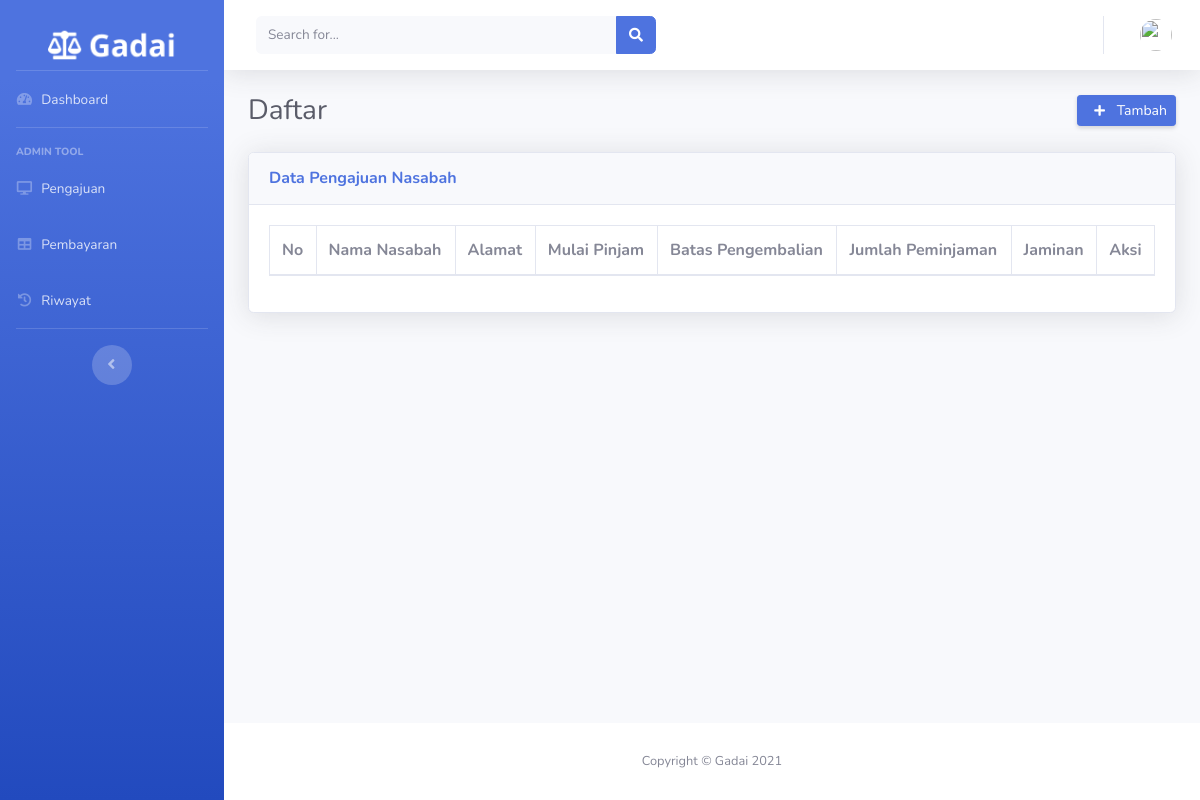
The page /index.php/pengajuangadai on the database as committed earlier.
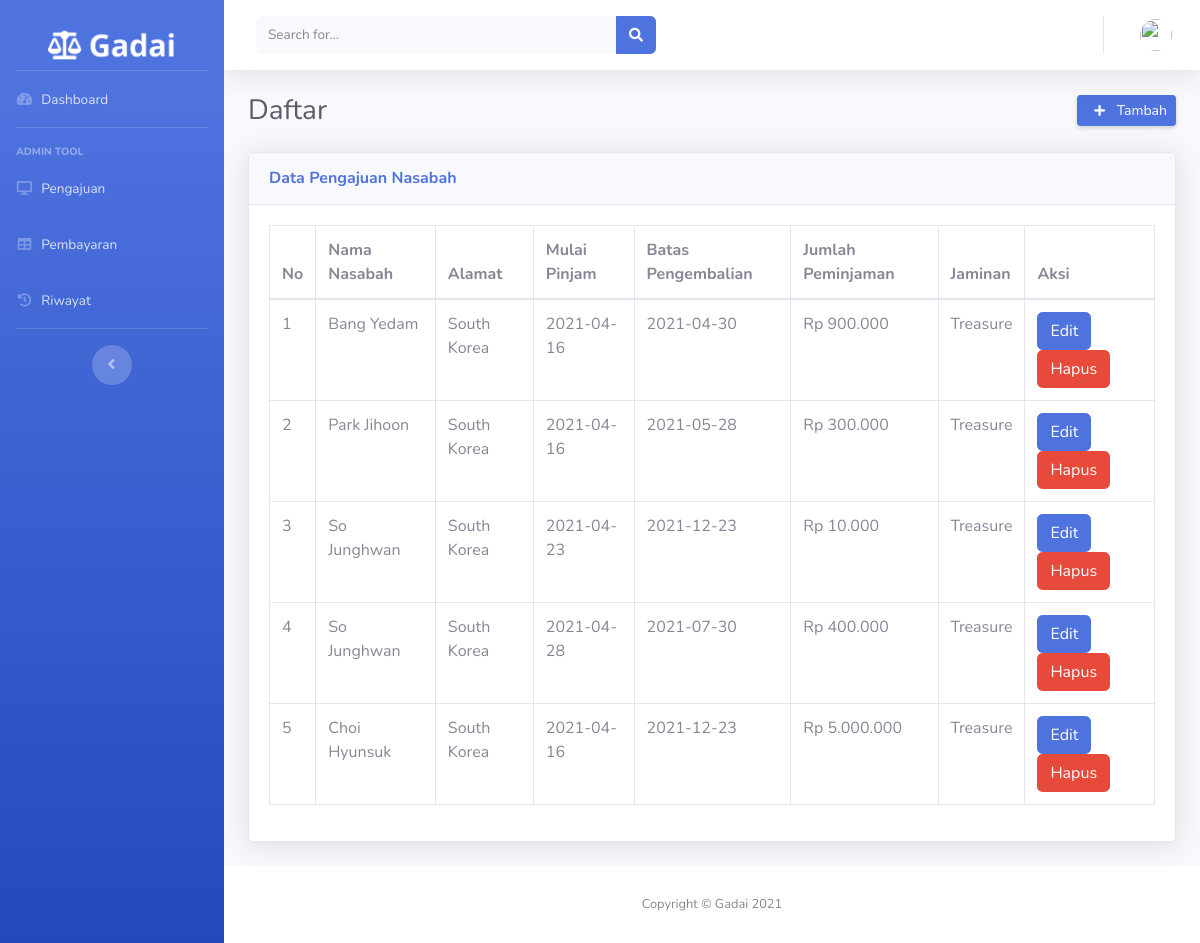
The same page on the database as committed later.
### tables this page shows
CREATE TABLE `pengajuan_gadai` (
  `id` int(11) NOT NULL,
  `nama_nasabah` varchar(128) NOT NULL,
  `alamat` varchar(128) NOT NULL,
  `tanggal_pinjam` date NOT NULL,
  `batas_pengembalian` date NOT NULL,
  `jumlah_peminjaman` int(11) NOT NULL,
  `nama_jaminan` varchar(128) NOT NULL,
  `bukti_jaminan` varchar(128) NOT NULL,
  `status` int(2) NOT NULL
);

### application/controllers/PengajuanGadai.php (called while the page is built, shortened)
<?php
class PengajuanGadai extends CI_Controller
{
    public function __construct()
    {
        $this->load->model(array('Pengajuan_model'));
    }
    public function index()
    {
        $this->load->library('pagination');
        $config['base_url']='http://localhost/WebsiteGadai/PengajuanGadai/';
        $config['total_rows'] = $this->Pengajuan_model->countAllData();
        $config['per_page']= 5;
        $data['start'] = $this->uri->segment(2);
        $data['pengajuan'] = $this->Pengajuan_model->getDataPengajuan($config['per_page'], $data['start']);
        $data['title'] = 'Gadai-Pengajuan';
        $data['user'] = $this->db->get_where('user_admin', ['email' => $this->session->userdata('email')])->row_array();
        $this->load->view('templates/header', $data);
        $this->load->view('templates/sidebar', $data);
        $this->load->view('templates/topbar', $data);
        $this->load->view('admin/pengajuan', $data);
        $this->load->view('templates/footer');
    }
}

### index.php (called while the page is built, shortened)
<?php
require_once BASEPATH.'core/CodeIgniter.php';

### application/config/config.php (called while the page is built, shortened)
<?php
$config['base_url'] = 'http://localhost/WebsiteGadai/';
$config['index_page'] = '';
$config['uri_protocol']    = 'REQUEST_URI';
$config['url_suffix'] = '';
$config['language']    = 'english';
$config['charset'] = 'UTF-8';
$config['enable_hooks'] = FALSE;
$config['subclass_prefix'] = 'MY_';
$config['composer_autoload'] = FALSE;
$config['permitted_uri_chars'] = 'a-z 0-9~%.:_\-';
$config['enable_query_strings'] = FALSE;
$config['controller_trigger'] = 'c';
$config['function_trigger'] = 'm';
$config['directory_trigger'] = 'd';
$config['allow_get_array'] = TRUE;
$config['log_threshold'] = 0;
$config['log_path'] = '';
$config['log_file_extension'] = '';
$config['log_file_permissions'] = 0644;
$config['log_date_format'] = 'Y-m-d H:i:s';
$config['error_views_path'] = '';
$config['cache_path'] = '';
$config['cache_query_string'] = FALSE;
$config['encryption_key'] = '';
$config['sess_driver'] = 'files';
$config['sess_cookie_name'] = 'ci_session';
$config['sess_expiration'] = 7200;
$config['sess_save_path'] = NULL;
$config['sess_match_ip'] = FALSE;
$config['sess_time_to_update'] = 300;
$config['sess_regenerate_destroy'] = FALSE;
$config['cookie_prefix']    = '';
$config['cookie_domain']    = '';
$config['cookie_path']        = '/';
$config['cookie_secure']    = FALSE;
$config['cookie_httponly']     = FALSE;
$config['standardize_newlines'] = FALSE;
$config['global_xss_filtering'] = FALSE;
$config['csrf_protection'] = FALSE;
$config['csrf_token_name'] = 'csrf_test_name';
$config['csrf_cookie_name'] = 'csrf_cookie_name';
$config['csrf_expire'] = 7200;
$config['csrf_regenerate'] = TRUE;
$config['csrf_exclude_uris'] = array();
$config['compress_output'] = FALSE;
$config['time_reference'] = 'local';
$config['rewrite_short_tags'] = FALSE;
$config['proxy_ips'] = '';

### application/models/Pengajuan_model.php (called while the page is built, shortened)
<?php
class Pengajuan_model extends CI_Model
{
    public function getDataPengajuan($limit, $start)
    {
        $this->db->select("*");
        return $this->db->get_where('pengajuan_gadai',['status' => 0], $limit, $start)->result();
        $this->db->order_by('tanggal_pinjam', 'ASC');
        return $this->db->get_where('pengajuan_gadai', ['status' => 0])->result();
    }
    public function countAllData()
    {
        return $this->db->get('pengajuan_gadai')->num_rows();
    }
}

### application/views/admin/pengajuan.php (the view, shortened to what the changed rows need)
<div class="container-fluid">
    <div class="d-sm-flex align-items-center justify-content-between mb-4">
        <h1 class="h3 mb-0 text-gray-800">Daftar</h1>
    </div>
    <div class="card shadow mb-4">
        <div class="card-body">
            <div class="table-responsive">
                <table class="table table-bordered" id="dataTable" width="100%" cellspacing="0">
                    <thead>
                        <tr>
                            <th>No</th>
                            <th>Nama Nasabah</th>
                            <th>Alamat</th>
                            <th>Mulai Pinjam</th>
                            <th>Batas Pengembalian</th>
                            <th>Jumlah Peminjaman</th>
                            <th>Jaminan</th>
                            <th>Aksi</th>
                        </tr>
                    </thead>
                    <tbody>
                        <?php $no = 1;
                        foreach ($pengajuan as $ajuan) { ?>
                            <tr>
                                <td><?php echo $no++; ?></td>
                                <td><?php echo $ajuan->nama_nasabah ?></td>
                                <td><?php echo $ajuan->alamat ?></td>
                                <td><?php echo $ajuan->tanggal_pinjam ?></td>
                                <td><?php echo $ajuan->batas_pengembalian ?></td>
                                <td><?php echo "Rp " . number_format($ajuan->jumlah_peminjaman, 0, ",", ".") ?></td>
                                <td><?php echo $ajuan->nama_jaminan ?>
                                </td>
                                <td><a href="<?php echo base_url('PengajuanGadai/editPengajuan') . "/" . $ajuan->id; ?>"><button type="button" class="btn btn-primary">Edit</button></a>
                                    <a href="<?php echo base_url('PengajuanGadai/hapusPengajuan') . "/" . $ajuan->id; ?>"><button type="button" class="btn btn-danger">Hapus</button></a>
                                </td>
                            </tr>
                        <?php } ?>
                    </tbody>
                </table>
            </div>
        </div>
    </div>
</div>
</div>

Rows that differ between the two databases and show on the page:
added pengajuan_gadai: nama_nasabah "Bang Yedam", alamat "South Korea", tanggal_pinjam "2021-04-16", batas_pengembalian "2021-04-30", jumlah_peminjaman "900.000", nama_jaminan "Treasure"
added pengajuan_gadai: nama_nasabah "Park Jihoon", alamat "South Korea", tanggal_pinjam "2021-04-16", batas_pengembalian "2021-05-28", jumlah_peminjaman "300.000", nama_jaminan "Treasure"
added pengajuan_gadai: nama_nasabah "So Junghwan", alamat "South Korea", tanggal_pinjam "2021-04-23", batas_pengembalian "2021-12-23", jumlah_peminjaman "10.000", nama_jaminan "Treasure"
added pengajuan_gadai: nama_nasabah "So Junghwan", alamat "South Korea", tanggal_pinjam "2021-04-28", batas_pengembalian "2021-07-30", jumlah_peminjaman "400.000", nama_jaminan "Treasure"
added pengajuan_gadai: nama_nasabah "Choi Hyunsuk", alamat "South Korea", tanggal_pinjam "2021-04-16", batas_pengembalian "2021-12-23", jumlah_peminjaman "5.000.000", nama_jaminan "Treasure"
